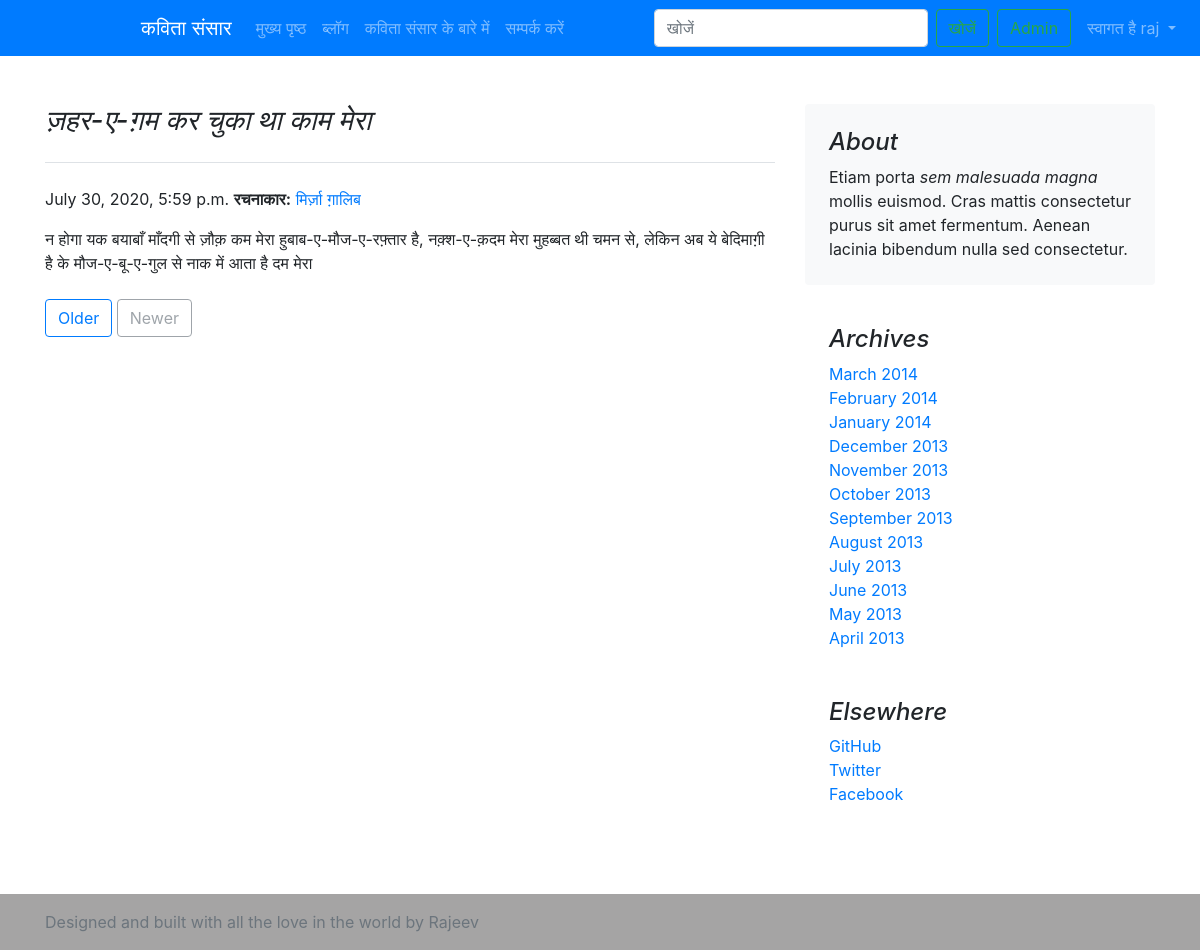
The app's page /blog/ज़हर-ए-ग़म (signed in) with its own data.
### blog/models.py (models this page shows, shortened)
class Post(models.Model):
    sno = models.AutoField(primary_key=True)
    title = models.CharField(max_length=50, default="")
    content = models.TextField()
    author = models.CharField(max_length=30, default="")
    slug = models.CharField(max_length=150, default="")
    tag = models.CharField(max_length=15, default="")
    date = models.DateTimeField(editable=False, default=timezone.now)

### blog/views.py (the view)
# urls.py: path('<str:slug>', views.blogPost, name='blogPost')
def blogPost(request, slug):
    post = Post.objects.filter(slug=slug).first()
    return render(request, 'blog/blogpost.html', {'post': post})

### templates/blog/blogpost.html (shortened to what this page needs)
{% extends "layout.html" %}
{% block body %}
<div class="container">
    <div class="row my-5">
        <div class="col-md-8 blog-main">
            <h3 class="pb-4 mb-4 font-italic border-bottom">
                {{post.title}}
            </h3>
            <div class="blog-post">
                <p class="blog-post-meta">{{post.date}} <b>रचनाकार:</b> <a href="#">{{post.author}}</a></p>
                <p>{{post.content}}</p>
            </div>
            <nav class="blog-pagination">
                <a class="btn btn-outline-primary" href="blogpost/{{item.post_id}}">Older</a>
                <a class="btn btn-outline-secondary disabled" href="#" tabindex="-1" aria-disabled="true">Newer</a>
            </nav>
        </div>
        <aside class="col-md-4 blog-sidebar">
            <div class="p-4 mb-3 bg-light rounded">
                <h4 class="font-italic">About</h4>
                <p class="mb-0">Etiam porta <em>sem malesuada magna</em> mollis euismod. Cras mattis consectetur
                    purus
                    sit
                    amet fermentum. Aenean lacinia bibendum nulla sed consectetur.</p>
            </div>
            <div class="p-4">
                <h4 class="font-italic">Archives</h4>
                <ol class="list-unstyled mb-0">
                    <li><a href="#">March 2014</a></li>
                    <li><a href="#">February 2014</a></li>
                    <li><a href="#">January 2014</a></li>
                    <li><a href="#">December 2013</a></li>
                    <li><a href="#">November 2013</a></li>
                    <li><a href="#">October 2013</a></li>
                    <li><a href="#">September 2013</a></li>
                    <li><a href="#">August 2013</a></li>
                    <li><a href="#">July 2013</a></li>
                    <li><a href="#">June 2013</a></li>
                    <li><a href="#">May 2013</a></li>
                    <li><a href="#">April 2013</a></li>
                </ol>
            </div>
            <div class="p-4">
                <h4 class="font-italic">Elsewhere</h4>
                <ol class="list-unstyled">
                    <li><a href="#">GitHub</a></li>
                    <li><a href="#">Twitter</a></li>
                    <li><a href="#">Facebook</a></li>
                </ol>
            </div>
        </aside>
    </div>
</div>
{% endblock body%}

### templates/layout.html (shortened to what this page needs)
<!DOCTYPE html>
<html lang="en">
<head>
    <link rel="stylesheet" href="https://stackpath.bootstrapcdn.com/bootstrap/4.2.1/css/bootstrap.min.css"
>
</head>
<body>
    <nav class="navbar navbar-expand-lg sticky-top navbar-dark bg-primary">
        <a class="navbar-brand" href="/">कविता संसार</a>
        <div class="collapse navbar-collapse" id="navbarSupportedContent">
            <ul class="navbar-nav mr-auto">
                <li class="nav-item {% block homeactive %}{% endblock homeactive%}">
                    <a class="nav-link" href="/">मुख्य पृष्ठ</a>
                </li>
                <li class="nav-item {% block blogactive %}{% endblock blogactive%}">
                    <a class="nav-link" href="/blog">ब्लॉग</a>
                </li>
                <li class="nav-item {% block aboutactive %}{% endblock aboutactive%}">
                    <a class="nav-link" href="/about">कविता संसार के बारे में</a>
                </li>
                <li class="nav-item {% block contactactive %}{% endblock contactactive%}">
                    <a class="nav-link" href="/contact">सम्पर्क करें</a>
                </li>
            </ul>
            <form class="form-inline my-2 my-lg-0" method="get" action="/search">
                <input class="form-control mr-sm-2" type="search" name="query" id="search" placeholder="खोजें"
                    aria-label="Search">
                <button class="btn btn-outline-success my-2 my-sm-0" type="submit">खोजें</button>
                <a class="btn btn-outline-success m-2 my-sm-0" href="/admin" type="submit">Admin</a>
            </form>
            <div>
                {% if not user.is_authenticated %}
                <button type="button" class="btn btn-primary" data-toggle="modal" data-target="#signupModal">
                    साइन अप करें
                </button>
                <button type="button" class="btn btn-primary" data-toggle="modal" data-target="#loginModal">
                    लॉगइन
                </button>
                {% else %}
                <ul class="navbar-nav ml-auto">
                    <li class="nav-item dropdown">
                        <a class="nav-link dropdown-toggle" href="#" id="navbarDropdown" role="button"
                            data-toggle="dropdown" aria-haspopup="true" aria-expanded="false">
                            स्वागत है {{request.user}}
                        </a>
                    </li>
                </ul>
                {% endif %}
            </div>
        </div>
    </nav>
    {% block body %} {% endblock body%}
    <footer class="footer mt-auto py-3" style="background-color: rgb(165, 164, 164);">
        <div class="container">
            <span class="text-muted">Designed and built with all the love in the
                world by Rajeev</span>
        </div>
    </footer>
</body>
</html>

### records on screen
Post: title "ज़हर-ए-ग़म कर चुका था काम मेरा", date "July 30, 2020, 5:59 p.m.", author "मिर्ज़ा ग़ालिब", content "न होगा यक बयाबाँ माँदगी से ज़ौक़ कम मेरा हुबाब-ए-मौज-ए-रफ़्तार है, नक़्श-ए-क़दम मेरा मुहब्बत थी चमन से, लेकिन अब ये बेदिमाग़ी है के मौज-ए-बू-ए-गुल से नाक में आता है दम मेरा"

### other values on screen
{{ request.user }} "raj"
